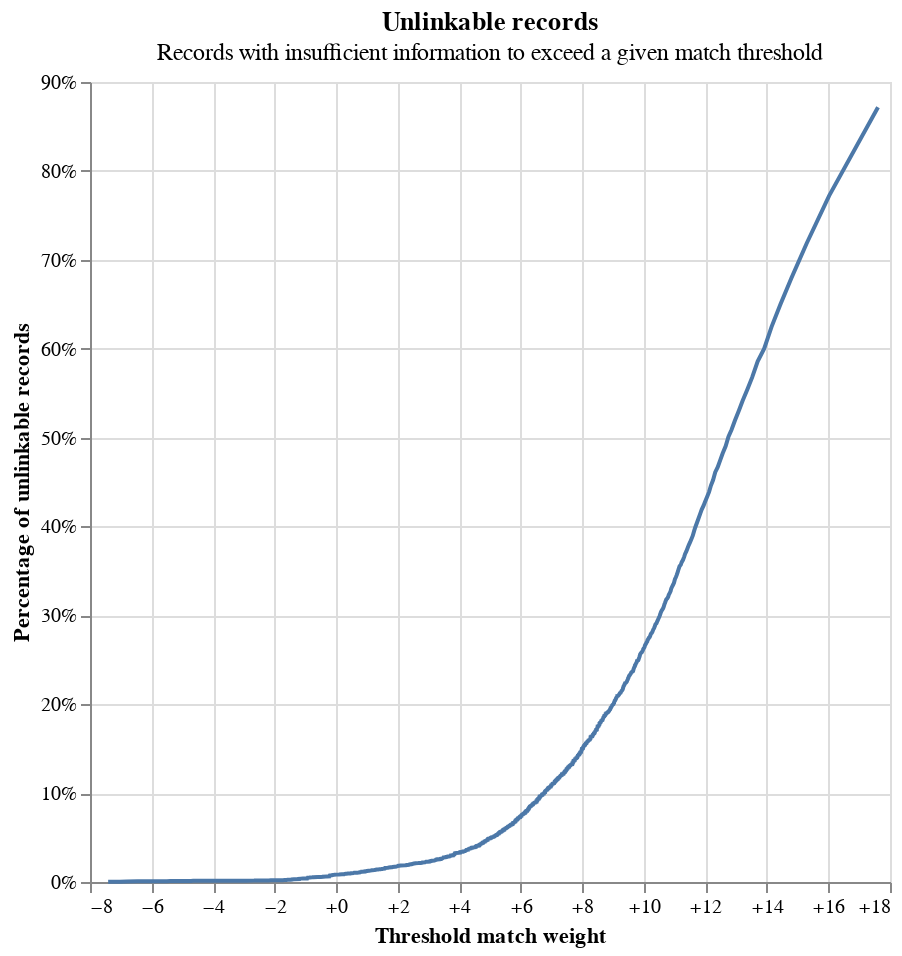

The code cell stored with this chart in its notebook:
### Markdown cell above
It is also useful to have a look at unlinkable records - these are records which do not contain enough information to be linked at some match probability threshold. We can figure this out be seeing whether records are able to be matched with themselves.

This is of course relative to the information we have put into the model - we see that in our simple model, at a 99% match threshold nearly 10% of records are unlinkable, as we have not included enough information in the model for distinct records to be adequately distinguished; this is not an issue in our more detailed model.

### Code cell
linker_simple.unlinkables_chart()

### Figure 1 — Vega-Lite specification as saved in the notebook (floating-point values rounded to 4 significant figures; data arrays with more than 128 entries replaced by an {"elided": "..."} marker saying what was removed)
{"$schema": "https://vega.github.io/schema/vega-lite/v4.8.1.json", "config": {"view": {"continuousHeight": 300, "continuousWidth": 400}}, "data": {"values": {"elided": "1267 records"}}, "height": 400, "layer": [{"encoding": {"x": {"axis": {"format": "+", "title": "Threshold match weight"}, "field": "match_weight", "type": "quantitative"}, "y": {"axis": {"format": "%", "title": "Percentage of unlinkable records"}, "field": "cum_prop", "type": "quantitative"}}, "mark": "line"}, {"encoding": {"opacity": {"value": 0}, "tooltip": [{"field": "match_weight", "format": "+.5", "title": "Match weight", "type": "quantitative"}, {"field": "match_probability", "format": ".5", "title": "Match probability", "type": "quantitative"}, {"field": "cum_prop", "format": ".3%", "title": "Proportion of unlinkable records", "type": "quantitative"}], "x": {"field": "match_weight", "type": "quantitative"}, "y": {"field": "cum_prop", "type": "quantitative"}}, "mark": "point", "selection": {"selector112": {"empty": "none", "fields": ["match_weight", "cum_prop"], "nearest": true, "on": "mouseover", "type": "single"}}}, {"encoding": {"opacity": {"condition": {"selection": "selector112", "value": 1}, "value": 0}, "x": {"axis": {"title": "Threshold match weight"}, "field": "match_weight", "type": "quantitative"}, "y": {"axis": {"format": "%", "title": "Percentage of unlinkable records"}, "field": "cum_prop", "type": "quantitative"}}, "mark": "point"}, {"encoding": {"x": {"field": "match_weight", "type": "quantitative"}}, "mark": {"color": "gray", "type": "rule"}, "transform": [{"filter": {"selection": "selector112"}}]}, {"encoding": {"y": {"field": "cum_prop", "type": "quantitative"}}, "mark": {"color": "gray", "type": "rule"}, "transform": [{"filter": {"selection": "selector112"}}]}], "title": {"subtitle": "Records with insufficient information to exceed a given match threshold", "text": "Unlinkable records"}, "width": 400}
